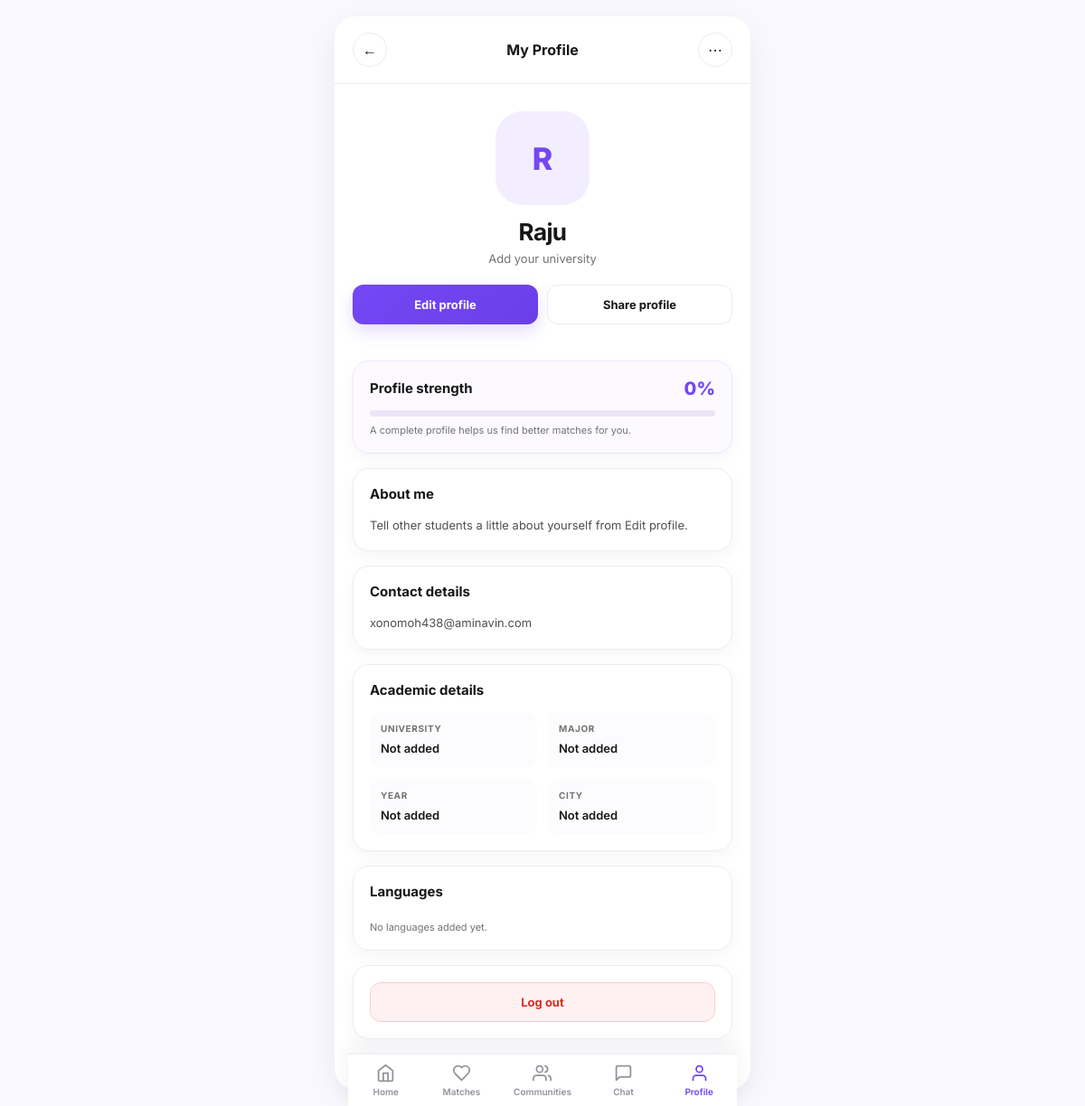
/profiles/ (signed in), run on an earlier commit of the app's database.
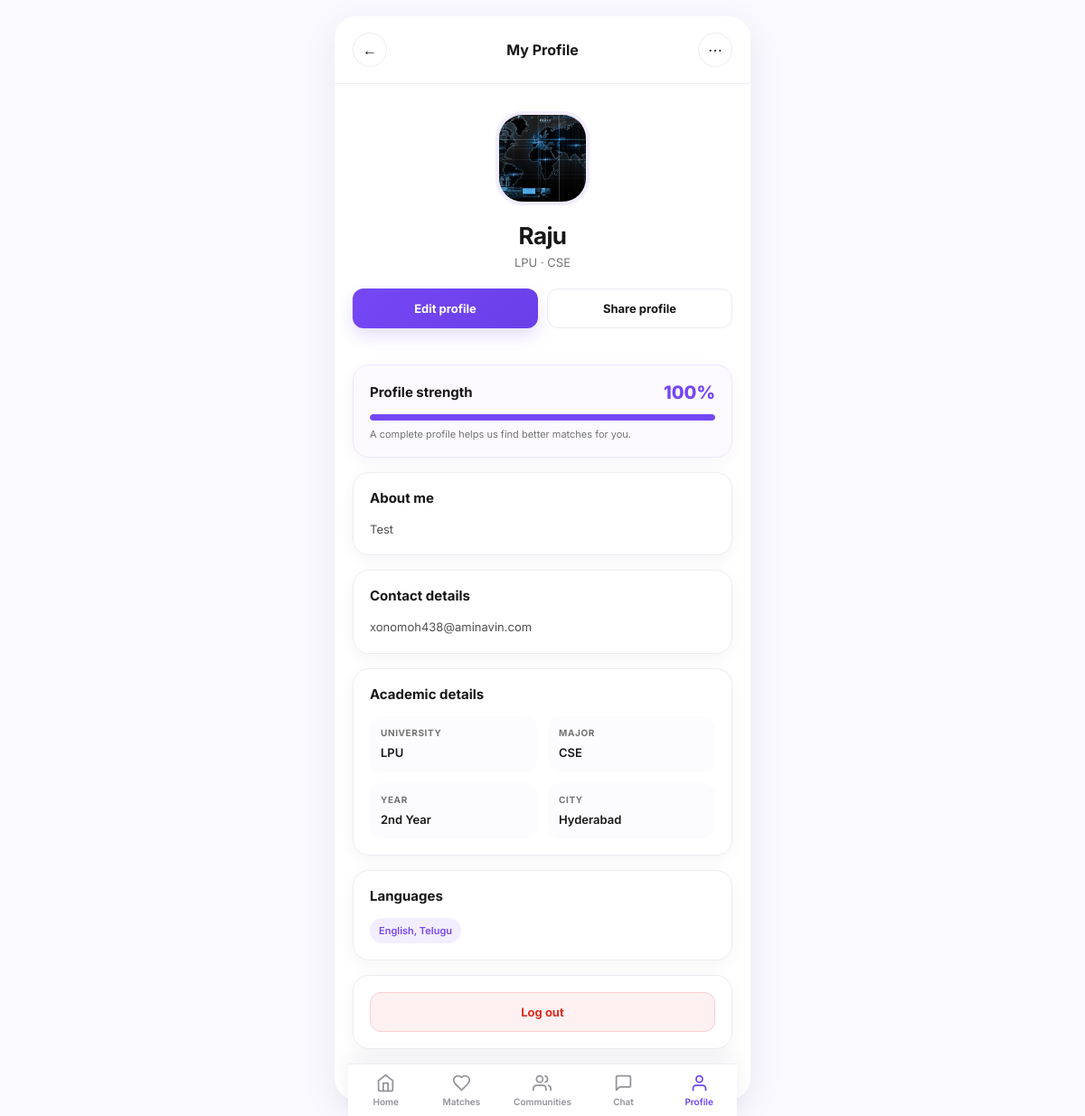
And on a later commit of the database.
### accounts/models.py (models this page shows, shortened)
class User(AbstractUser):
    id = models.UUIDField(primary_key=True, default=uuid.uuid4, editable=False)
    username = None  # Not used; authentication via email
    email = models.EmailField('Email Address', unique=True)
    first_name = models.CharField('First Name', max_length=150, blank=True)
    last_name = models.CharField('Last Name', max_length=150, blank=True)
    is_verified = models.BooleanField('Verified', default=False)
    created_at = models.DateTimeField(auto_now_add=True)
    updated_at = models.DateTimeField(auto_now=True)
    USERNAME_FIELD = 'email'
    REQUIRED_FIELDS = ['first_name', 'last_name']
    objects = UserManager()
    class Meta:
        db_table = 'accounts_user'
        ordering = ['-created_at']

### profiles/models.py (models this page shows, shortened)
class Profile(models.Model):
    id = models.UUIDField(primary_key=True, default=uuid.uuid4, editable=False)
    user = models.OneToOneField(settings.AUTH_USER_MODEL, on_delete=models.CASCADE, related_name='profile')
    university = models.CharField(max_length=200, blank=True)
    major = models.CharField(max_length=200, blank=True)
    year = models.CharField(max_length=50, blank=True)
    age = models.PositiveSmallIntegerField(null=True, blank=True)
    city = models.CharField(max_length=100, blank=True)
    gender = models.CharField(max_length=40, blank=True)
    languages = models.CharField(max_length=300, blank=True)
    bio = models.TextField(blank=True, max_length=500)
    interests = models.CharField(max_length=300, blank=True)
    photo = models.ImageField(upload_to='profiles/', blank=True, null=True)
    is_public = models.BooleanField(default=True)
    questionnaire_completed = models.BooleanField(default=False)
    questionnaire_ai_consent = models.BooleanField(null=True, blank=True, default=None)
    questionnaire_ai_consent_provider = models.CharField(max_length=30, blank=True, default='')
    created_at = models.DateTimeField(auto_now_add=True)
    updated_at = models.DateTimeField(auto_now=True)
    class Meta:
        db_table = 'profiles_profile'

### profiles/views.py (the view)
# urls.py: path('', my_profile, name='my_profile'),
@login_required
def my_profile(request):
    profile, _ = Profile.objects.get_or_create(user=request.user)
    return render(request, 'profiles/my_profile.html', {
        'profile': profile,
        'profile_pct': get_profile_completion(request.user),
    })

### profiles/services.py (called while the page is built, shortened)
def get_profile_strength(user):
    profile = getattr(user, 'profile', None)
    fields = [
        ('Age', profile.age),
        ('City', profile.city),
        ('Gender', profile.gender),
        ('Languages', profile.languages),
        ('Profile Photo', profile.photo),
        ('Bio', profile.bio),
        ('University', profile.university),
        ('Major', profile.major),
        ('Year', profile.year),
        ('Interests', profile.interests),
    ]
    completed = [label for label, value in fields if value and str(value).strip()]
    missing = [label for label, value in fields if not value or not str(value).strip()]
    return {
        'profile_strength': int(round(len(completed) / len(fields) * 100)),
        'completed_fields': len(completed),
        'total_fields': len(fields),
        'missing_fields': missing,
    }

def get_profile_completion(user):
    return get_profile_strength(user)['profile_strength']

### templates/profiles/my_profile.html (shortened to what this page needs)
<!doctype html>
<html lang="en">
<head>
</head>
<body><div class="app">
  <header><a class="round" href="{% url 'home' %}" aria-label="Back">←</a><h1>My Profile</h1><span class="round" aria-hidden="true">⋯</span></header>
  <main>
    <section class="hero">
      {% if profile.photo %}<img class="avatar" src="{{ profile.photo.url }}" alt="{{ request.user.get_full_name }}">{% else %}<div class="placeholder">{{ request.user.first_name|default:request.user.email|slice:":1"|upper }}</div>{% endif %}
      <h2>{{ request.user.get_full_name|default:request.user.email }}</h2>
      <p>{% if profile.university %}{{ profile.university }}{% else %}Add your university{% endif %}{% if profile.major %} · {{ profile.major }}{% endif %}</p>
      <div class="actions"><a class="btn primary" href="{% url 'profiles:edit_profile' %}">Edit profile</a><a class="btn secondary" href="{% url 'home' %}">Share profile</a></div>
    </section>
    <section class="card strength"><div class="strength-head"><h3>Profile strength</h3><span class="pct">{{ profile_pct }}%</span></div><div class="track"><div class="fill"></div></div><p class="hint">A complete profile helps us find better matches for you.</p></section>
    <section class="card"><h3>About me</h3><p class="bio">{{ profile.bio|default:"Tell other students a little about yourself from Edit profile." }}</p></section>
    <section class="card"><h3>Contact details</h3><p class="bio">{{ request.user.email }}</p></section>
    <section class="card"><h3>Academic details</h3><div class="meta"><div class="item"><span class="label">University</span><span class="value">{{ profile.university|default:"Not added" }}</span></div><div class="item"><span class="label">Major</span><span class="value">{{ profile.major|default:"Not added" }}</span></div><div class="item"><span class="label">Year</span><span class="value">{{ profile.year|default:"Not added" }}</span></div><div class="item"><span class="label">City</span><span class="value">{{ profile.city|default:"Not added" }}</span></div></div></section>
    <section class="card"><h3>Languages</h3><div class="chips">{% if profile.languages %}<span class="chip">{{ profile.languages }}</span>{% else %}<span class="hint">No languages added yet.</span>{% endif %}</div></section>
    <section class="card">
      <form method="post" action="{% url 'logout' %}">{% csrf_token %}<button class="btn logout" type="submit">Log out</button></form>
    </section>
  </main>
</div>{% include 'includes/bottom_nav.html' with active_nav='profile' %}</body>
</html>

### templates/includes/bottom_nav.html (shortened to what this page needs)
<nav class="app-bottom-nav" aria-label="Main navigation">
  <a href="{% url 'home' %}" class="{% if active_nav == 'home' %}active{% endif %}" {% if active_nav == 'home' %}aria-current="page"{% endif %}>
    <svg viewBox="0 0 24 24" fill="none" stroke="currentColor" stroke-width="2" stroke-linecap="round" stroke-linejoin="round"><path d="M3 9l9-7 9 7v11a2 2 0 0 1-2 2H5a2 2 0 0 1-2-2z"/><polyline points="9 22 9 12 15 12 15 22"/></svg><span>Home</span>
  </a>
  <a href="/matches/explore/" class="{% if active_nav == 'matches' %}active{% endif %}" {% if active_nav == 'matches' %}aria-current="page"{% endif %}>
    <svg viewBox="0 0 24 24" fill="none" stroke="currentColor" stroke-width="2" stroke-linecap="round" stroke-linejoin="round"><path d="M19 14c1.49-1.46 3-3.21 3-5.5A5.5 5.5 0 0 0 16.5 3c-1.76 0-3 .5-4.5 2-1.5-1.5-2.74-2-4.5-2A5.5 5.5 0 0 0 2 8.5c0 2.3 1.5 4.05 3 5.5l7 7Z"/></svg><span>Matches</span>
  </a>
  <a href="/communities/" class="{% if active_nav == 'communities' %}active{% endif %}" {% if active_nav == 'communities' %}aria-current="page"{% endif %}>
    <svg viewBox="0 0 24 24" fill="none" stroke="currentColor" stroke-width="2" stroke-linecap="round" stroke-linejoin="round"><path d="M17 21v-2a4 4 0 0 0-4-4H5a4 4 0 0 0-4 4v2"/><circle cx="9" cy="7" r="4"/><path d="M23 21v-2a4 4 0 0 0-3-3.87"/><path d="M16 3.13a4 4 0 0 1 0 7.75"/></svg><span>Communities</span>
  </a>
  <a href="/chat/" class="{% if active_nav == 'chat' %}active{% endif %}" {% if active_nav == 'chat' %}aria-current="page"{% endif %}>
    <svg viewBox="0 0 24 24" fill="none" stroke="currentColor" stroke-width="2" stroke-linecap="round" stroke-linejoin="round"><path d="M21 15a2 2 0 0 1-2 2H7l-4 4V5a2 2 0 0 1 2-2h14a2 2 0 0 1 2 2z"/></svg><span>Chat</span>
  </a>
  <a href="/profiles/" class="{% if active_nav == 'profile' %}active{% endif %}" {% if active_nav == 'profile' %}aria-current="page"{% endif %}>
    <svg viewBox="0 0 24 24" fill="none" stroke="currentColor" stroke-width="2" stroke-linecap="round" stroke-linejoin="round"><path d="M20 21v-2a4 4 0 0 0-4-4H8a4 4 0 0 0-4 4v2"/><circle cx="12" cy="7" r="4"/></svg><span>Profile</span>
  </a>
</nav>

### templates/includes/bottom_nav.html (style rules this page uses)
.app-bottom-nav { position:fixed;z-index:20;right:0;bottom:0;left:0;display:flex;align-items:center;justify-content:space-around;max-width:430px;margin:0 auto;padding:10px 0 calc(10px + env(safe-area-inset-bottom));background:rgba(255,255,255,.96);border-top:1px solid #EEEEF2;box-shadow:0 -8px 22px rgba(30,20,70,.06);backdrop-filter:blur(12px);-webkit-backdrop-filter:blur(12px) }
.app-bottom-nav a { position:relative;display:flex;min-width:52px;flex-direction:column;align-items:center;gap:4px;color:#92929B;text-decoration:none;font:600 10px Inter,system-ui,sans-serif }
.app-bottom-nav a.active { color:#6D45F5 }
.app-bottom-nav svg { width:21px;height:21px }

What changed in the data, as far as the page shows it:
changed Profile: photo: picture added; university (not shown) → "LPU"; major (not shown) → "CSE"; bio "Tell other students a little about yourself from Edit profile." → "Test"; university "Not added" → "LPU"; major "Not added" → "CSE"; year "Not added" → "2nd Year"; city "Not added" → "Hyderabad"; languages (not shown) → "English, Telugu"
changed User "Raju": user.first_name "R" → (not shown)
Also different on the page:
{{ profile_pct }}: "0" → "100"
text no longer shown: "Add your university No languages added yet."
